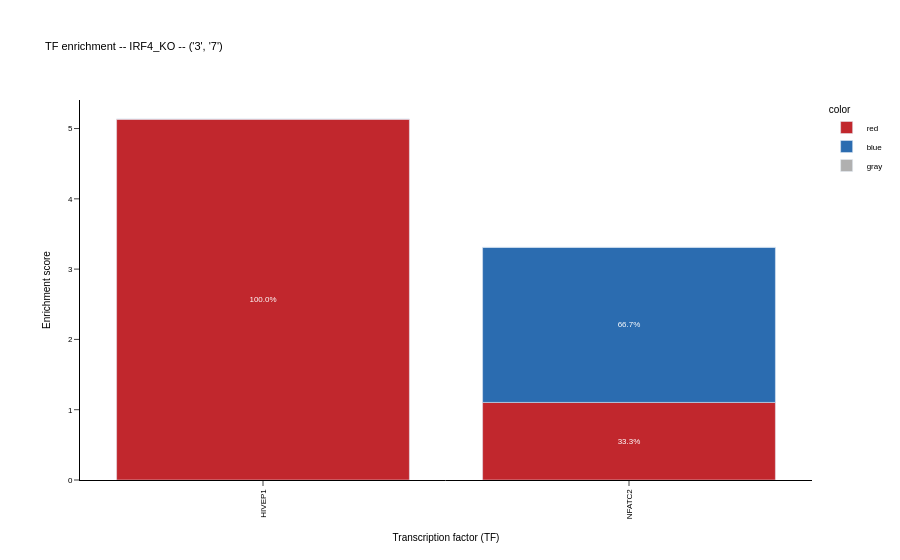

The cell this chart's notebook holds for it:
### Code cell
# Interactive plotly renderer. Displays inline; writing it to SVG needs Chrome,
# so that step is skipped here.
from focal.state_specific._enrichment import plotly_tf_enrichment_bars

plotly_tf_enrichment_bars(plot_df, f'TF enrichment -- {EXPERIMENT} -- {fusion}')

### Figure 1 — Plotly figure (JSON) as saved in the notebook; plotly's stock layout.template omitted (floating-point values rounded to 4 significant figures)
{"data": [{"hovertemplate": "color=red<br>TF=%{x}<br>Enrichment score=%{y}<br>text=%{text}<extra></extra>", "insidetextanchor": "middle", "legendgroup": "red", "marker": {"color": "#c1272d", "pattern": {"shape": ""}}, "name": "red", "orientation": "v", "showlegend": true, "text": ["100.0%", "33.3%"], "textposition": "inside", "type": "bar", "x": ["HIVEP1", "NFATC2"], "xaxis": "x", "y": [5.136, 1.104], "yaxis": "y"}, {"hovertemplate": "color=blue<br>TF=%{x}<br>Enrichment score=%{y}<br>text=%{text}<extra></extra>", "insidetextanchor": "middle", "legendgroup": "blue", "marker": {"color": "#2b6cb0", "pattern": {"shape": ""}}, "name": "blue", "orientation": "v", "showlegend": true, "text": ["", "66.7%"], "textposition": "inside", "type": "bar", "x": ["HIVEP1", "NFATC2"], "xaxis": "x", "y": [0.0, 2.208], "yaxis": "y"}, {"hovertemplate": "color=gray<br>TF=%{x}<br>Enrichment score=%{y}<br>text=%{text}<extra></extra>", "insidetextanchor": "middle", "legendgroup": "gray", "marker": {"color": "#b0b0b0", "pattern": {"shape": ""}}, "name": "gray", "orientation": "v", "showlegend": true, "text": ["", ""], "textposition": "inside", "type": "bar", "x": ["HIVEP1", "NFATC2"], "xaxis": "x", "y": [0.0, 0.0], "yaxis": "y"}], "layout": {"barmode": "relative", "font": {"color": "black", "family": "Arial", "size": 8}, "legend": {"title": {"text": "color"}, "tracegroupgap": 0}, "paper_bgcolor": "white", "plot_bgcolor": "rgba(0,0,0,0)", "title": {"text": "TF enrichment -- IRF4_KO -- ('3', '7')"}, "xaxis": {"anchor": "y", "domain": [0.0, 1.0], "linecolor": "black", "showgrid": false, "showline": true, "tickangle": -90, "ticks": "outside", "title": {"text": "Transcription factor (TF)"}}, "yaxis": {"anchor": "x", "domain": [0.0, 1.0], "linecolor": "black", "showgrid": false, "showline": true, "ticks": "outside", "title": {"text": "Enrichment score"}}}}
